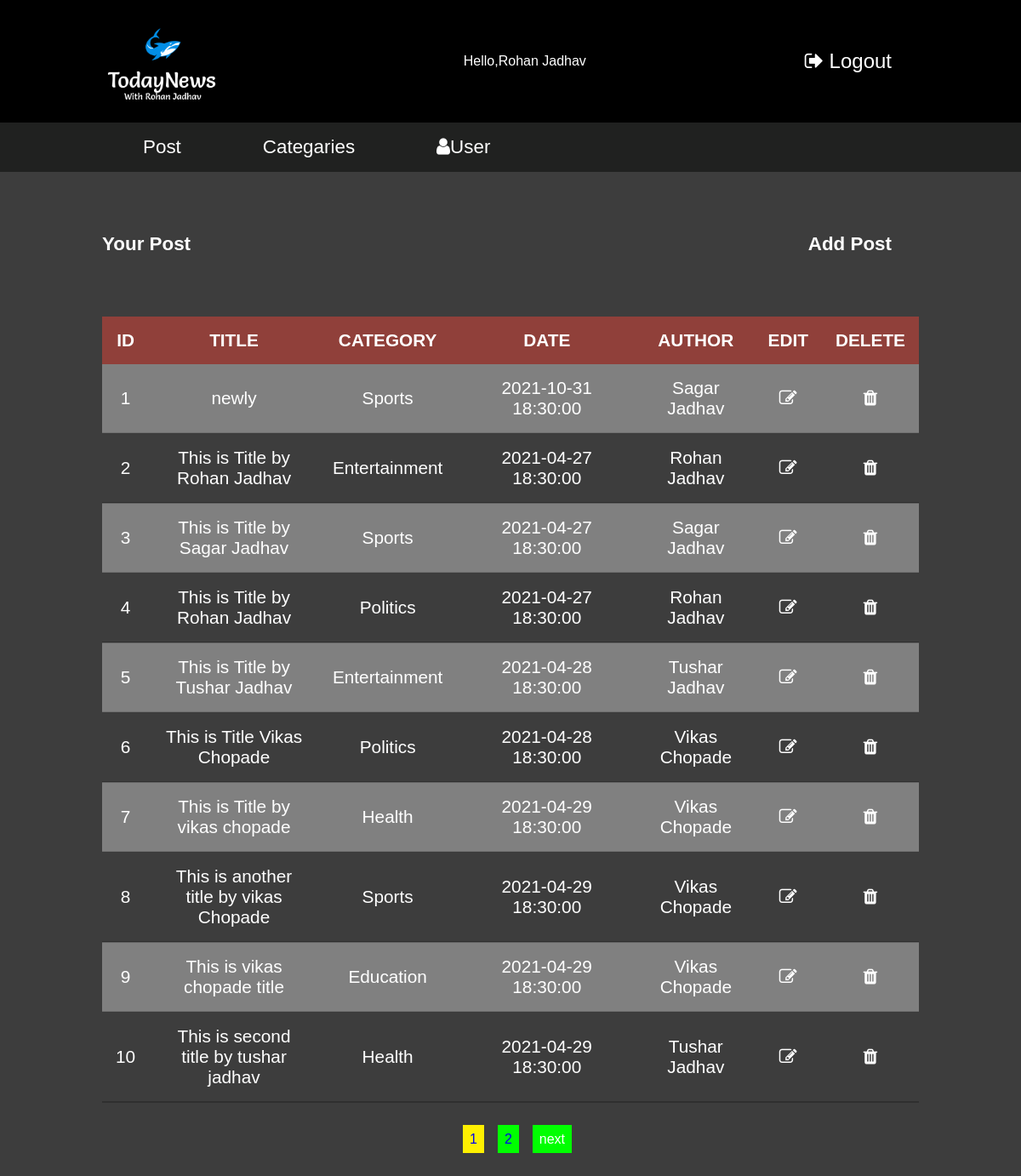
Screenshot of /admin/post.php (signed in) with the database file from the repository.
### tables this page shows
CREATE TABLE `post` (
  `post_id` int(11) NOT NULL,
  `title` varchar(100) NOT NULL,
  `description` varchar(10000) NOT NULL,
  `category` int(11) DEFAULT NULL,
  `post_date` timestamp NULL DEFAULT current_timestamp(),
  `author` int(11) DEFAULT NULL,
  `post_img` varchar(50) DEFAULT NULL
);

CREATE TABLE `category` (
  `category_id` int(11) NOT NULL,
  `category_name` varchar(50) NOT NULL,
  `post` int(11) DEFAULT 0
);

CREATE TABLE `user` (
  `user_id` int(11) NOT NULL,
  `first_name` varchar(20) NOT NULL,
  `last_name` varchar(20) NOT NULL,
  `user_name` varchar(20) NOT NULL,
  `email` varchar(50) NOT NULL,
  `password` varchar(10) NOT NULL,
  `user_role` int(11) NOT NULL DEFAULT 0,
  `register_date` timestamp NOT NULL DEFAULT current_timestamp()
);

### admin/post.php (the view, shortened to what this page needs)
<!DOCTYPE html>
<html lang="en">
<head>
    <link rel="stylesheet" href="https://stackpath.bootstrapcdn.com/font-awesome/4.7.0/css/font-awesome.min.css">
    <link rel="stylesheet" href="css/header.css">
    <link rel="stylesheet" href="css/post.css">
</head>
<body>
    <?php
          include 'header.php';
        ?>
    <div class="container">
        <div id="title">
            <h1>Your Post</h1>
            <a href="add_post.php">Add Post</a>
        </div>
    </div>
    <div class="container">
        <?php
            if(isset($_GET['page'])){
                $page = $_GET['page'];
            }else{
                $page=1;
            }
            if($_SESSION['userRole'] == 1){
                $limit = 10;
            }else{
                $limit = 3;
            }
            $user_id =$_SESSION['userId'];
            $offset = ($page-1)*$limit;
            if($_SESSION['userRole'] == 1){
                $sql = "select *from post
                left join category on category.category_id= post.category
                left join user on post.author = user.user_id
                limit {$offset},{$limit}";
            }elseif($_SESSION['userRole'] == 0){
                $sql = "select *from post
                left join category on category.category_id= post.category
                left join user on post.author = user.user_id
                where post.author = {$user_id}
                limit {$offset},{$limit}";
            }
            include 'conn.php';
            $result = mysqli_query($conn,$sql) or die('Query Error');
            if(mysqli_num_rows($result) > 0){
        ?>
        <div class="table">
            <table>
                <thead>
                    <tr>
                        <th>ID</th>
                        <th>TITLE</th>
                        <th>CATEGORY</th>
                        <th>DATE</th>
                        <th>AUTHOR</th>
                        <th>EDIT</th>
                        <th>DELETE</th>
                    </tr>
                </thead>
                <tbody>
                    <?php
                     while($res = mysqli_fetch_assoc($result)){
                    ?>
                    <tr>
                        <td>
                            <?php echo $res['post_id'];?>
                        </td>
                        <td>
                            <?php echo $res['title'];?>
                        </td>
                        <td>
                            <?php echo $res['category_name'];?>
                        </td>
                        <td>
                            <?php echo $res['post_date'];?>
                        </td>
                        <td>
                            <?php echo $res['first_name'] ." ".$res['last_name'];?>
                        </td>
                        <td><a href="fetch_post_details.php?id=<?php echo $res['post_id'];?>"><i
                                    class="fa fa-pencil-square-o"></i></a></td>
                        <td><a
                                href="delete.php?id=<?php echo $res['post_id'];?>& postId=<?php echo $res['category_id'];?>"><i
                                    class="fa fa-trash"></i></a></td>
                    </tr>
                    <?php
                      }
                    ?>
                </tbody>
            </table>
        </div>
        <?php
        }
        if($_SESSION['userRole'] == 1){
            $sql1="select *from post";
        }else{
            $userId = $_SESSION['userId'];
            $sql1="select *from post
            left join user on post.author = user.user_id
            where user.user_id = $userId";
        }
        $result1 = mysqli_query($conn,$sql1) or die("Query eroor of paganation");
        if(mysqli_num_rows($result)>0){
            $total = mysqli_num_rows($result1);
            $total_page =ceil($total/$limit);
            echo '<ul id="pagenation">';
            for($i=1;$i<=$total_page;$i++){
                if($i==$page){
                    $active ='background-color:#fff000;';
                }else{
                    $active='';
                }
                echo '<li><a href="post.php?page='.$i.'" style='.$active.'>'.$i.'</a></li>';
            }
            if($total_page>$page){
                echo "<li><a href='post.php?page=".($page +1)."'id='prev'>next</a></li>";
                }
            echo "</ul>";
        }
        ?>
    </div>
    <?php include 'footer.php'; ?>
</body>
</html>

### admin/header.php (shortened to what this page needs)
<!DOCTYPE html>
<html lang="en">
<head>
    <link rel="stylesheet" href="https://stackpath.bootstrapcdn.com/font-awesome/4.7.0/css/font-awesome.min.css">
    <link rel="stylesheet" href="css/header.css">
    <link rel="stylesheet" href="css/responsive.css">
</head>
<body>
    <section  id="header">
        <div class="container">
            <div id="topBar">
                <div id="logo">
                    <img src="image/today.png" alt="today.png">
                </div>
                <div class="profile">
                  <?php
                    echo "<p>Hello,".$_SESSION['firstName']." ".$_SESSION['lastName']."</p>";
                  ?>
                </div>
                <div id="logout">
                    <a href="logout.php">
                    <i class="fa fa-sign-out"></i>
                        Logout
                    </a>
                </div>
            </div>
        </div>
    </section>
    <section id="navagation">
        <div class="container">
            <div id="nav">
                <ul>
                    <li><a href="post.php">Post</a></li>
                    <?php
                        if($_SESSION['userRole'] == 1){
                              echo '<li><a href="category.php">Categaries</a></li>';
                              echo '<li><a href="admin_home.php">';
                              echo '<i class="fa fa-user"></i>';
                              echo "User";
                              echo'</a></li>';
                        }
                    ?>
                </ul>
            </div>
        </div>
    </section>
</body>
</html>

### admin/footer.php (shortened to what this page needs)
<!DOCTYPE html>
<html lang="en">
<head>
    <link rel="stylesheet" href="css/footer.css">
</head>
<body>
</body>
</html>

### admin/css/header.css (style rules this page uses)
* { padding:0px; margin:0px; box-sizing: border-box; font-family: Arial, Helvetica, sans-serif; }
.container { width:80%; margin:0px auto; }
#header { background-color:#000000; }
#topBar { display:flex; justify-content: space-between; align-items:center; }
#logo img { width:70%; }
#logout a { text-decoration:none; color:#ffffff; font-size:1.5rem; padding:0.5rem 2rem; }
#navagation { background-color:#0d0e0d94; }
#nav ul { display:flex; }
#nav ul li { list-style:none; margin:1rem 0rem; }
#nav ul li a { padding:0.5rem 2rem; margin:0rem 1rem; text-decoration:none; color:#ffffff; font-size:1.4rem; }
.profile { color:#ffffff; }
.profile p { font-family: Verdana, Geneva, Tahoma, sans-serif; transition: 2.6s; }
.fa-sign-out { font-size: 1.5rem; color:#ffffff; }

### admin/css/post.css (style rules this page uses)
body { background-color:#3d3d3d; }
#title { display:flex; justify-content: space-between; padding: 4rem 0rem; align-items: center; }
#title h1 { color:#ffffff; }
#title a { color:#ffffff; padding:0.5rem 2rem; text-decoration:none; font-size:1.4rem; font-weight:bold; }
table { border-collapse:collapse; width:100%; font-size:1.3rem; color:#ffffff; }
table thead tr { background-color:#f4433673; }
table tbody tr td:nth-child(4) { padding: 0rem 3rem; }
table thead tr th,tbody tr td { padding:1rem 1rem; }
table tbody tr { text-align:center; padding:1rem 0rem; }
table tbody tr:nth-child(odd) { background-color:#ebebeb63; border-bottom:2px solid #3a3a3a3a; }
table tbody tr:nth-child(even) { border-bottom:2px solid #0000003a; }
#pagenation { display:flex; justify-content:center; position:relative; top:2.1rem; }
#pagenation li { list-style:none; }
#pagenation li a { text-decoration:none; background-color:#00ff00; padding:0.5rem; margin-left:1rem; }
.fa-trash { color:#ffffff; }
.fa-pencil-square-o { color:#ffffff; }
#prev { color:#ffffff; }

### admin/css/responsive.css (style rules this page uses)
#title h1 { font-size:1.4rem; }

### rows the page displays
post: post_id "1", title "newly", category.category_name "Sports", post_date "2021-10-31 18:30:00", author.first_name "Sagar", author.last_name "Jadhav"
post: post_id "2", title "This is Title by Rohan Jadhav", category.category_name "Entertainment", post_date "2021-04-27 18:30:00", author.first_name "Rohan", author.last_name "Jadhav"
post: post_id "3", title "This is Title by Sagar Jadhav", category.category_name "Sports", post_date "2021-04-27 18:30:00", author.first_name "Sagar", author.last_name "Jadhav"
post: post_id "4", title "This is Title by Rohan Jadhav", category.category_name "Politics", post_date "2021-04-27 18:30:00", author.first_name "Rohan", author.last_name "Jadhav"
post: post_id "5", title "This is Title by Tushar Jadhav", category.category_name "Entertainment", post_date "2021-04-28 18:30:00", author.first_name "Tushar", author.last_name "Jadhav"
post: post_id "6", title "This is Title Vikas Chopade", category.category_name "Politics", post_date "2021-04-28 18:30:00", author.first_name "Vikas", author.last_name "Chopade"
post: post_id "7", title "This is Title by vikas chopade", category.category_name "Health", post_date "2021-04-29 18:30:00", author.first_name "Vikas", author.last_name "Chopade"
post: post_id "8", title "This is another title by vikas Chopade", category.category_name "Sports", post_date "2021-04-29 18:30:00", author.first_name "Vikas", author.last_name "Chopade"
post: post_id "9", title "This is vikas chopade title", category.category_name "Education", post_date "2021-04-29 18:30:00", author.first_name "Vikas", author.last_name "Chopade"
post: post_id "10", title "This is second title by tushar jadhav", category.category_name "Health", post_date "2021-04-29 18:30:00", author.first_name "Tushar", author.last_name "Jadhav"

### other values shown
$_SESSION['firstName'] "Rohan"
$_SESSION['lastName'] "Jadhav"
